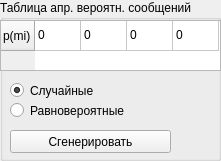
     <widget class="QGroupBox" name="tableOfAprioriMessageProbabilityGroupBox_Rect_2">
      <property name="geometry">
       <rect>
        <x>10</x>
        <y>510</y>
        <width>221</width>
        <height>161</height>
       </rect>
      </property>
      <property name="title">
       <string>Таблица апр. вероятн. сообщений</string>
      </property>
      <property name="flat">
       <bool>false</bool>
      </property>
      <property name="checkable">
       <bool>false</bool>
      </property>
      <widget class="QTableWidget" name="tableOfAprioriMessageProbability_Rect_2">
       <property name="geometry">
        <rect>
         <x>0</x>
         <y>20</y>
         <width>221</width>
         <height>51</height>
        </rect>
       </property>
       <property name="gridStyle">
        <enum>Qt::SolidLine</enum>
       </property>
       <property name="cornerButtonEnabled">
        <bool>true</bool>
       </property>
       <attribute name="horizontalHeaderVisible">
        <bool>false</bool>
       </attribute>
       <attribute name="horizontalHeaderCascadingSectionResizes">
        <bool>false</bool>
       </attribute>
       <attribute name="horizontalHeaderDefaultSectionSize">
        <number>46</number>
       </attribute>
       <attribute name="horizontalHeaderHighlightSections">
        <bool>true</bool>
       </attribute>
       <attribute name="horizontalHeaderMinimumSectionSize">
        <number>30</number>
       </attribute>
       <attribute name="horizontalHeaderShowSortIndicator" stdset="0">
        <bool>true</bool>
       </attribute>
       <row>
        <property name="text">
         <string>p(mi)</string>
        </property>
       </row>
       <column>
        <property name="text">
         <string>m1</string>
        </property>
       </column>
       <column>
        <property name="text">
         <string>m2</string>
        </property>
       </column>
       <column>
        <property name="text">
         <string>m3</string>
        </property>
       </column>
       <column>
        <property name="text">
         <string>m4</string>
        </property>
       </column>
       <item row="0" column="0">
        <property name="text">
         <string>0</string>
        </property>
       </item>
       <item row="0" column="1">
        <property name="text">
         <string>0</string>
        </property>
       </item>
       <item row="0" column="2">
        <property name="text">
         <string>0</string>
        </property>
       </item>
       <item row="0" column="3">
        <property name="text">
         <string>0</string>
        </property>
       </item>
      </widget>
      <widget class="QPushButton" name="generateAprioriMessageProbabilities_Rect_2">
       <property name="geometry">
        <rect>
         <x>10</x>
         <y>130</y>
         <width>161</width>
         <height>23</height>
        </rect>
       </property>
       <property name="text">
        <string>Сгенерировать</string>
       </property>
      </widget>
      <widget class="QRadioButton" name="generateRandomProbabilities_Rect_2">
       <property name="geometry">
        <rect>
         <x>10</x>
         <y>80</y>
         <width>141</width>
         <height>21</height>
        </rect>
       </property>
       <property name="text">
        <string>Случайные</string>
       </property>
       <property name="checked">
        <bool>true</bool>
       </property>
      </widget>
      <widget class="QRadioButton" name="generateEqualProbabilities_Rect_2">
       <property name="geometry">
        <rect>
         <x>10</x>
         <y>100</y>
         <width>201</width>
         <height>21</height>
        </rect>
       </property>
       <property name="text">
        <string>Равновероятные</string>
       </property>
      </widget>
     </widget>
